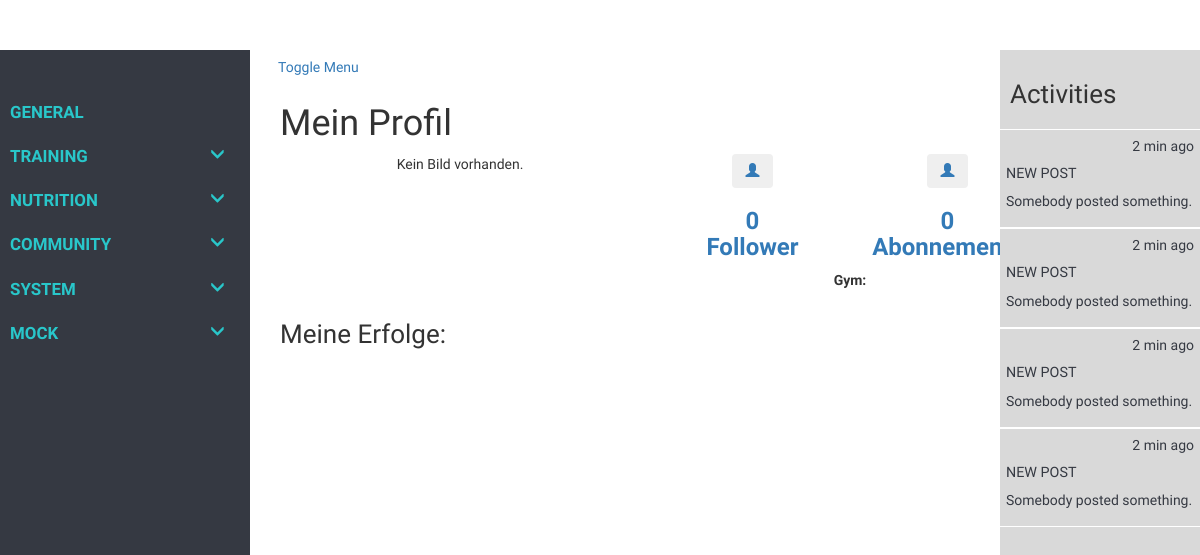
The app's page /tracker/user_profile/1 (signed in), older data.
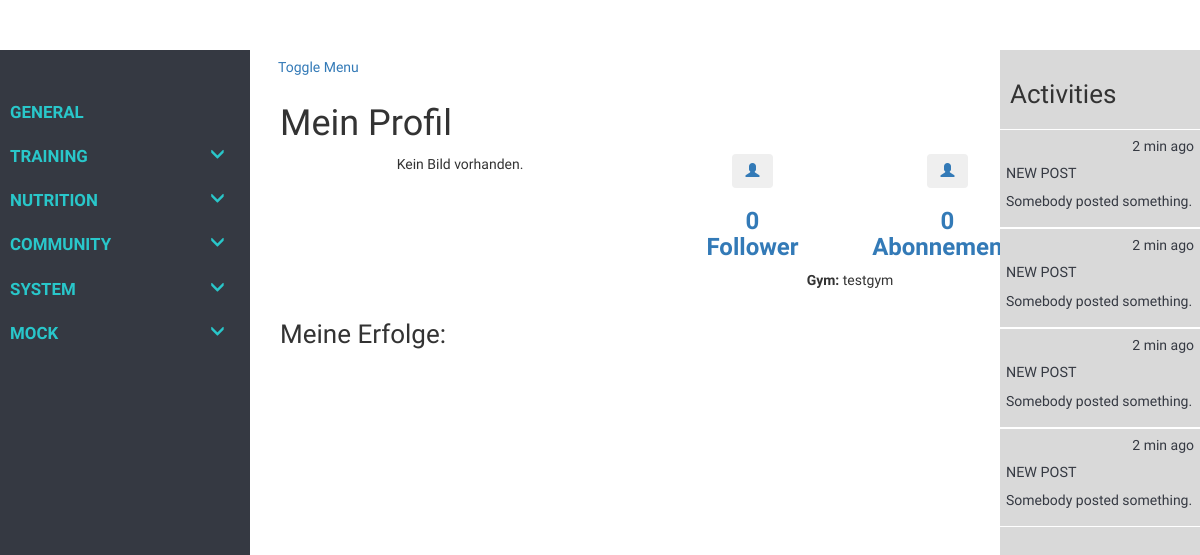
The same page, newer data.
### tracker/models/models.py (models this page shows, shortened)
class Profile(models.Model):
    user = models.OneToOneField(User, primary_key=True, on_delete=models.CASCADE)
    bio = models.TextField(max_length=1000, blank=True, help_text="Beschreibung.")
    profile_image = models.ImageField(upload_to=get_image_path, blank=True, null=True)
    def get_follows_connections(self):
        connections = Connection.objects.filter(follower=self.user)
        return connections
    class Meta:
        abstract = True
    def __str__(self):
        return str(self.user)

class GymProfile(Profile):
    members = models.ManyToManyField('UserProfile', blank=True)

### tracker/views/views.py (the view)
# urls.py: url(r'^user_profile/(?P<pk>\d+)$', views.UserProfileView.as_view(), name='profile'),
class UserProfileView(LoginRequiredMixin, generic.DetailView):
    model = UserProfile
    context_object_name = 'profile'
    template_name = 'tracker/User/user_profile.html'
    def get_context_data(self, **kwargs):
        context = super().get_context_data(**kwargs)
        context['base_template'] = 'tracker/User/user_tracker_base.html'
        return context

### tracker/templates/tracker/User/user_profile.html (shortened to what this page needs)
{% extends base_template %}
{% block extra_head %}
{% load static %}
<link rel="stylesheet" href="{% static 'css/style.css' %}">
{% endblock %}
{% block site_content %}
<div class="container background-col">
    <div class="row full-height">
        <div class="col-xs-12 col-sm-12 col-md-12 col-lg-12 padding-0">
            <div class="row row-eq-height">
                {% if profile.user == user %}
                    <div class="col-xs-12 col-sm-12 col-md-12 col-lg-12">
                        <h1>Mein Profil</h1>
                    </div>
                {% else %}
                    <div class="col-xs-12 col-sm-12 col-md-12 col-lg-12 hcenter">
                        <h1>{{ profile.user.username }}'s Profil</h1>
                    </div>
                {% endif %}
            </div>
            <div class="row text-center row-eq-height sm-row-padding">
                <div class="col-xs-12 col-sm-12 col-md-4 col-lg-4 full-h">
                    <div class="row">
                        <div class="col-xs-12 col-sm-12 col-md-4 col-lg-4 full-width">
                            {% if profile.profile_image %}
                                <img src='{{ profile.profile_image.url  }}' class="profile-img img-resize" alt="Profile Image"/>
                            {% else %}
                                <p>Kein Bild vorhanden.</p>
                            {% endif %}
                        </div>
                        <div class="col-xs-12 col-sm-12 col-md-4 col-lg-4 full-width">
                        </div>
                    </div>
                </div>
                <div class="col-xs-4 col-sm-4 col-md-2 col-lg-2">
                    <a href="{% url 'followers' profile.user.id %}" class="text-center black-text">
                        <button type="button" class="btn" aria-label="Left Align">
                            <span class="glyphicon glyphicon-user" aria-hidden="true"></span>
                        </button>
                        <h3><b>{{ zzprofile.get_follower_connections |length }}<br>Follower</b></h3>
                    </a>
                </div>
                <div class="col-xs-4 col-sm-4 col-md-2 col-lg-2">
                    <a href="{% url 'followers' profile.user.id %}" class="text-center black-text">
                        <button type="button" class="btn" aria-label="Left Align">
                            <span class="glyphicon glyphicon-user" aria-hidden="true"></span>
                        </button>
                        <h3><b>{{ profile.get_follows_connections |length }}<br>Abonnements</b></h3>
                    </a>
                </div>
                <div class="col-xs-4 cglyol-sm-4 col-md-2 col-lg-2">
                    <a href="#" class="text-center black-text">
                        <h3><b>{{ profile.achievements.all |length }}<br>Erfolge</b></h3>
                    </a>
                </div>
            </div>
            {% if profile.gym %}
                <div class="row text-center sm-row-padding">
                    <div class="col-xs-12 col-sm-12 col-md-12 col-lg-12">
                            <p><b>Gym: </b>
                                {% for gym in profile.gym.all %}
                                    {{ gym }}
                                {% endfor %}
                            </p>
                    </div>
                </div>
            {% endif %}
            <div class="row sm-row-padding">
                <div class="col-xs-12 col-sm-12 col-md-12 col-lg-12">
                    {% if profile.user == user %}
                        <h2>Meine Erfolge:</h2>
                    {% else %}
                        <h2><b>{{ profile.user.username }}'s Erfolge:</b></h2>
                    {% endif %}
                </div>
            </div>
        </div>
    </div>
</div>
{% endblock %}

Row changes from the older to the newer data that the page shows:
added GymProfile: user_id.username "testgym"
